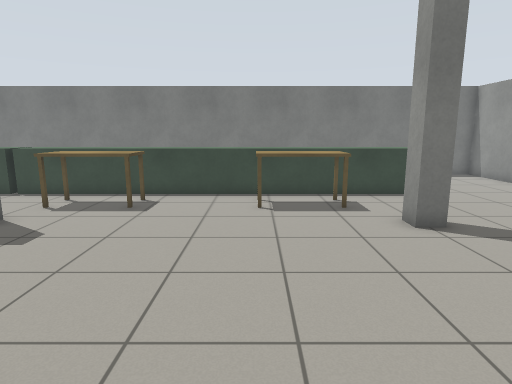
View 1 (above)

20 first-person views from a walk through a Gazebo world. The camera is 1.2 m above the floor, tilts 10° down and sees 75° across. The floor is counted in squares, 0.5 m on a side. Each view is taken from the middle of a square. On the plan, view 1 faces up. The plan holds only what a view shows up to about 19 squares ahead; the rest is blank.

View 2
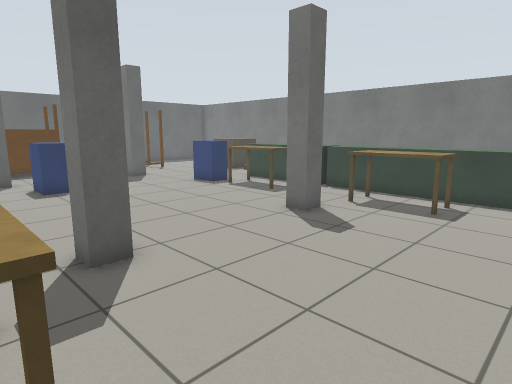

View 3
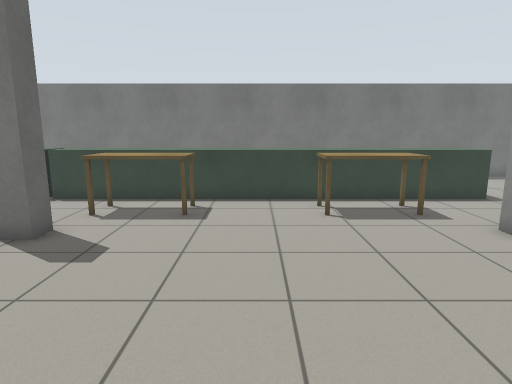

View 4
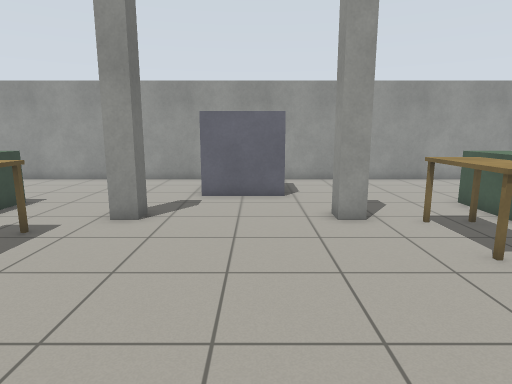

View 5
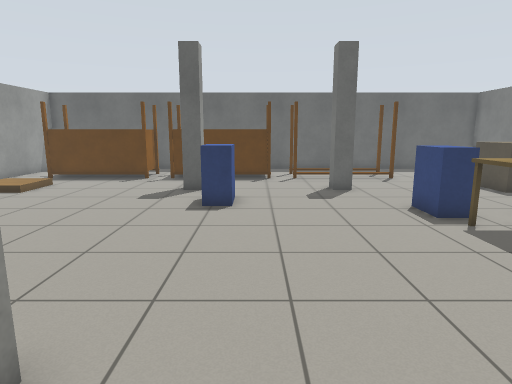

View 6
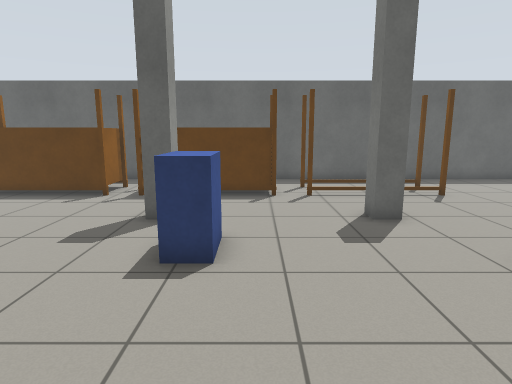

View 7
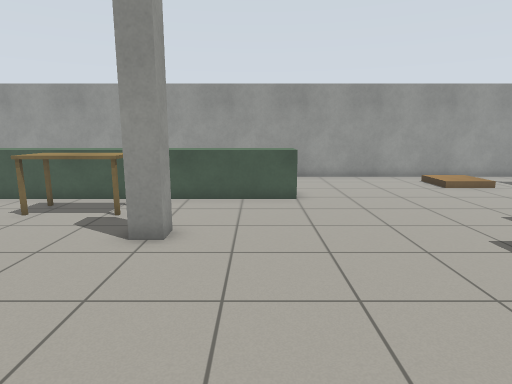

View 8
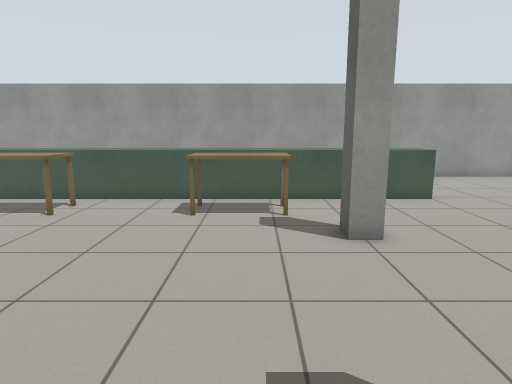

View 9
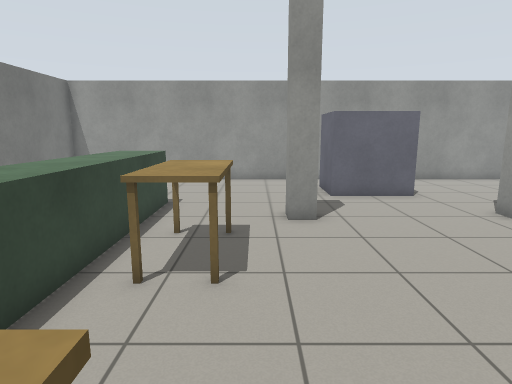

View 10
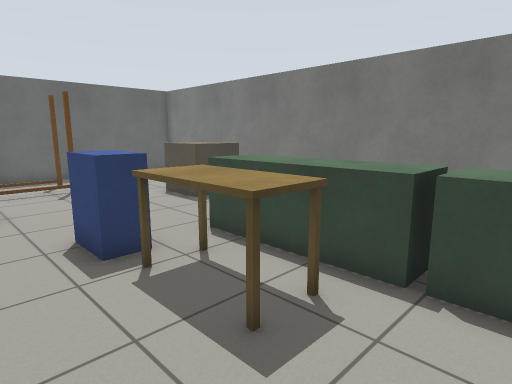

View 11
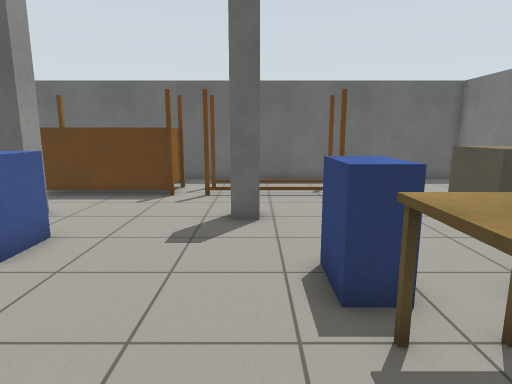

View 12
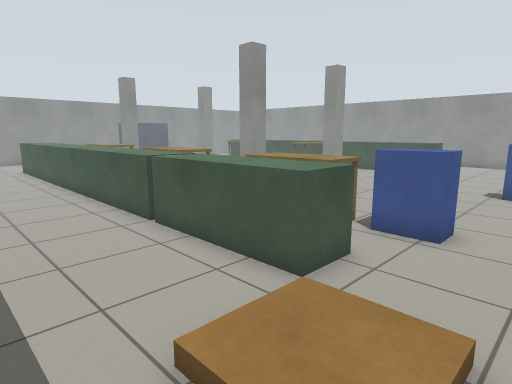

View 13
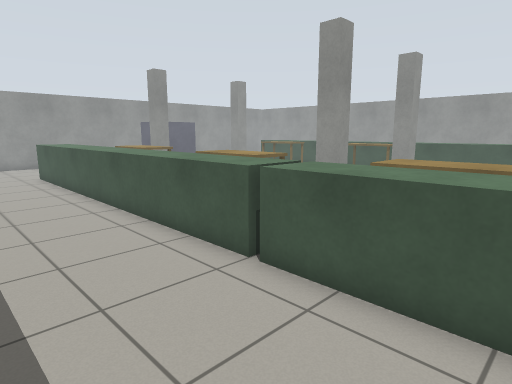

View 14
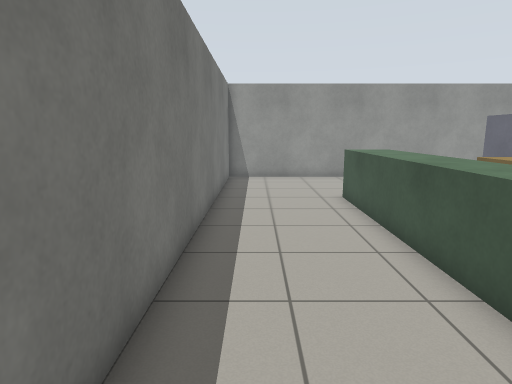

View 15
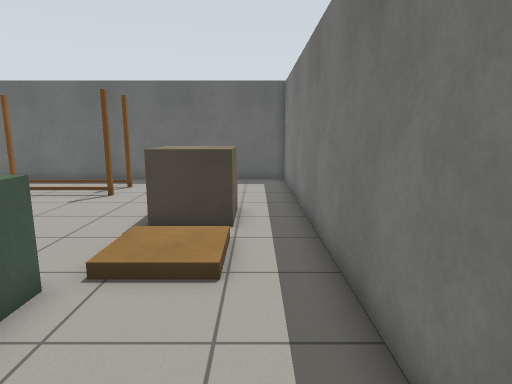

View 16
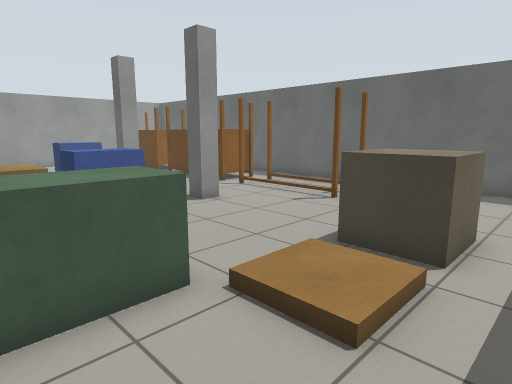

View 17
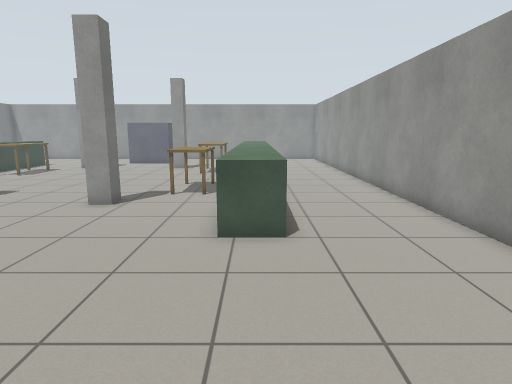

View 18
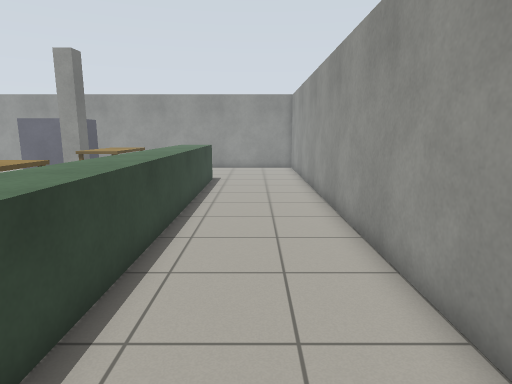

View 19
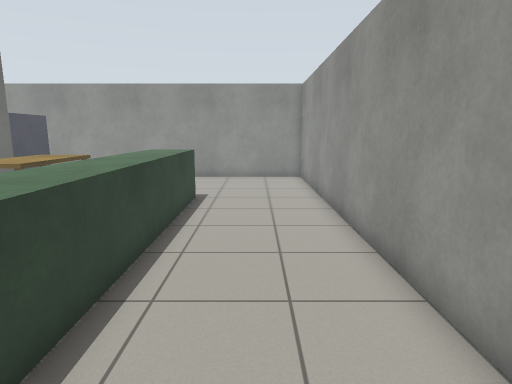

View 20
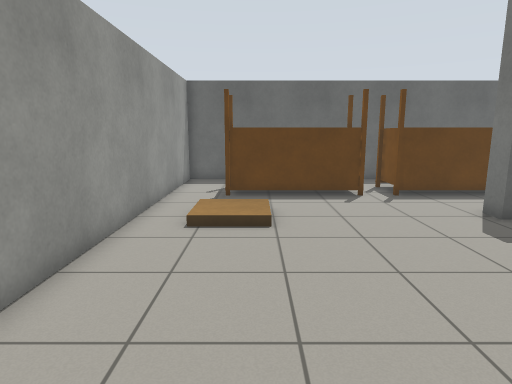

### Floor plan
Key: @ floor where view 1 was taken; # wall or solid block; . main floor; : floor 0.25 m higher than the main floor; / step, stairs or slope; B green box; P grey post; L blue box; G grey box; R brown box; O other object.
Columns run from 28 left of view 1 to 13 right of it. Each row starts with its distance up from view 1.
 20 ##########################################
 19 #................ ..     ................#
 18 #........................................#
 17 #.......RR.::/...........................#
 16 #.......RR.  /...........................#
 15 #.......RR.///...........................#
 14 #............BBBBBBBBBBBBBBBBBBBBBB......#
 13 #.............BBBBBBBBBBBBBBBBBBBBB......#
 12 #..O.O.........OOO...OOOO...OOOO.........#
 11 # ..........LL.OOO...OOOO...OOOO.........#
 10 # ...........L...........................#
  9 #.......PP..........PP..........PP.......#
  8 #........................................#
  7 #..O.O..............................GGG  #
  6 #..O.O..............................G    #
  5 #   OO..............................G    #
  4 #    O.....LL.......................GGG  #
  3 #    O.....LL............................#
  2 #    O..PP..........PP..........PP.......#
  1 #..OOO...................................#
  0 #.....................OOOO..@OOOO........#
 -1 #..OOO................OOOO...OOOO........#
 -2 #    O...........BBBBBBBBBBBBBBBBBB......#
 -3 #    O...........BBBBBBBBBBBBBBBBBB......#
 -4 #    O...................................#
 -5 #    O..::...............................#
 -6 #  O O.   ...............................#
 -7 #.......//...............................#
 -8 #........................................#
 -9 ##########################################

Positions as (right, up) in squares from view 1, and headings:
1: (0, 0), facing up
2: (-1, 0), facing up-left
3: (-2, 1), facing up
4: (-5, 5), facing right
5: (-5, 5), facing left
6: (-10, 5), facing left
7: (-10, 10), facing down
8: (-5, 10), facing down
9: (-5, 10), facing right
10: (-8, 8), facing up-left
11: (-10, 9), facing left
12: (-18, 19), facing down-right
13: (-14, 19), facing down-right
14: (-6, 18), facing right
15: (-10, 18), facing left
16: (-12, 19), facing down-left
17: (-19, -3), facing right
18: (-11, -6), facing right
19: (-6, -6), facing right
20: (-10, -5), facing left
